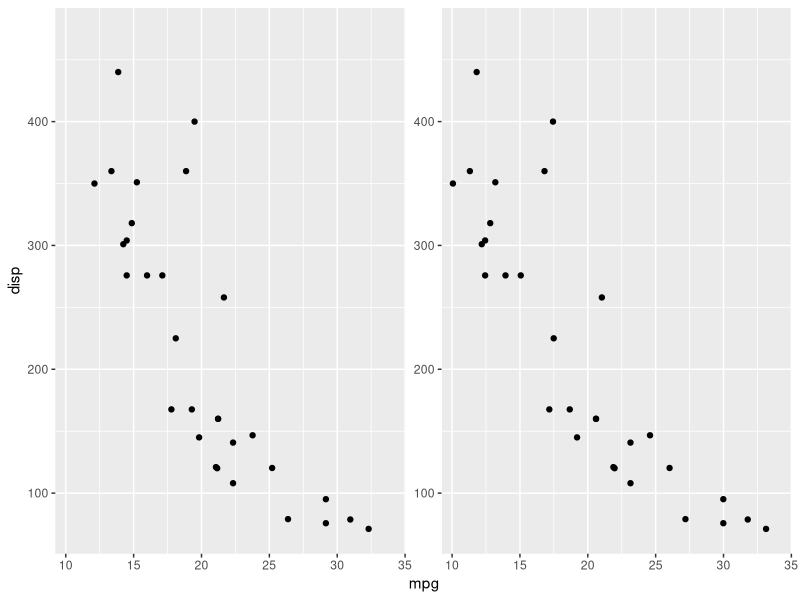

Reproduce this figure in R.
library(ggforce)


### Name: scale_depth
### Title: Scales for depth perception
### Aliases: scale_depth scale_depth_continuous scale_depth_discrete

### ** Examples

ggplot(mtcars) +
  geom_point(aes(mpg, disp, depth = cyl)) +
  scale_depth(range = c(-0.1, 0.25)) +
  facet_stereo()
